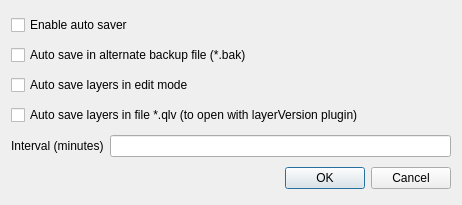
<?xml version="1.0" encoding="UTF-8"?>
<ui version="4.0">
 <class>autoSaverDialogBase</class>
 <widget class="QDialog" name="autoSaverDialogBase">
  <property name="geometry">
   <rect>
    <x>0</x>
    <y>0</y>
    <width>462</width>
    <height>205</height>
   </rect>
  </property>
  <property name="windowTitle">
   <string>autoSaver</string>
  </property>
  <layout class="QVBoxLayout" name="verticalLayout">
   <item>
    <widget class="QCheckBox" name="enableAutoSave">
     <property name="text">
      <string>Enable auto saver</string>
     </property>
    </widget>
   </item>
   <item>
    <widget class="QCheckBox" name="enableAlternate">
     <property name="text">
      <string>Auto save in alternate backup file (*.bak)</string>
     </property>
    </widget>
   </item>
   <item>
    <widget class="QCheckBox" name="enableSaveLayers">
     <property name="text">
      <string>Auto save layers in edit mode</string>
     </property>
    </widget>
   </item>
   <item>
    <widget class="QCheckBox" name="enableSaveLayersBuffer">
     <property name="text">
      <string>Auto save layers in file *.qlv (to open with layerVersion plugin)</string>
     </property>
    </widget>
   </item>
   <item>
    <layout class="QHBoxLayout" name="horizontalLayout">
     <item>
      <widget class="QLabel" name="intervalLabel">
       <property name="text">
        <string>Interval (minutes)</string>
       </property>
      </widget>
     </item>
     <item>
      <widget class="QLineEdit" name="interval">
       <property name="font">
        <font>
         <pointsize>7</pointsize>
        </font>
       </property>
       <property name="inputMethodHints">
        <set>Qt::ImhNone</set>
       </property>
       <property name="inputMask">
        <string>00</string>
       </property>
       <property name="alignment">
        <set>Qt::AlignRight|Qt::AlignTrailing|Qt::AlignVCenter</set>
       </property>
      </widget>
     </item>
    </layout>
   </item>
   <item>
    <widget class="QDialogButtonBox" name="buttonOkNo">
     <property name="orientation">
      <enum>Qt::Horizontal</enum>
     </property>
     <property name="standardButtons">
      <set>QDialogButtonBox::Cancel|QDialogButtonBox::Ok</set>
     </property>
    </widget>
   </item>
  </layout>
 </widget>
 <resources/>
 <connections/>
</ui>
